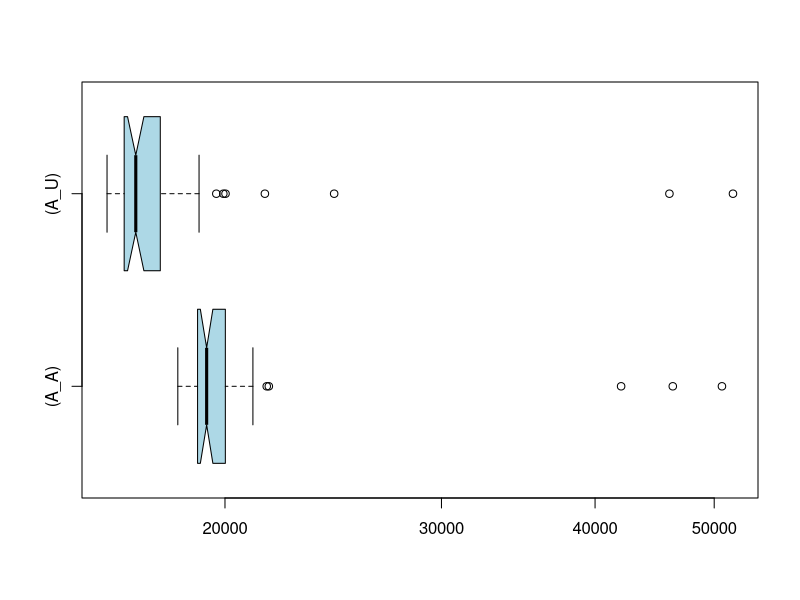

R code for this plot:
if (exists("A_A")) remove("A_A")
if (exists("A_U")) remove("A_U")
if (exists("C_A")) remove("C_A")
if (exists("C_U")) remove("C_U")
A_U<-c(51788,45977,19052,24538,17982,20020,17271,19938,16941,16643,16859,16754,16938,16656,18339,17093,17518,17384,16387,16446,17221,16813,18676,16251,17381,16675,16879,16456,17347,16913,16338,16431,16559,16141,19678,16725,16754,16420,16490,16666,16036,16725,16404,16933,17278,16369,16976,17905,17718,21552)
A_A<-c(46268,50730,42000,20014,19140,19296,20120,19204,20595,19067,18914,19701,18794,19029,19618,19915,18948,19739,18730,19604,19083,18999,20862,21627,19097,21711,19773,19188,19443,20125,18309,19510,18923,18561,19064,19584,18782,19217,19354,18607,18724,19401,18862,19284,19054,18627,21074,19863,20655,20793)
if (exists("A_U")) boxplot.stats(A_U)
if (exists("A_A")) boxplot.stats(A_A)
if (exists("C_U")) boxplot.stats(C_U)
if (exists("C_A")) boxplot.stats(C_A)
if (exists("A_U")) summary(A_U)
if (exists("A_A")) summary(A_A)
if (exists("C_U")) summary(C_U)
if (exists("C_A")) summary(C_A)
if (exists("A_U")) boxplot(A_A,A_U,col="lightblue",horizontal=TRUE,log="x",match=TRUE,names=c("(A_A)","(A_U)"),notch=TRUE)
if (exists("C_U")) boxplot(C_A,C_U,col="lightblue",horizontal=TRUE,log="x",match=TRUE,names=c("(C_A)","(C_U)"),notch=TRUE)
